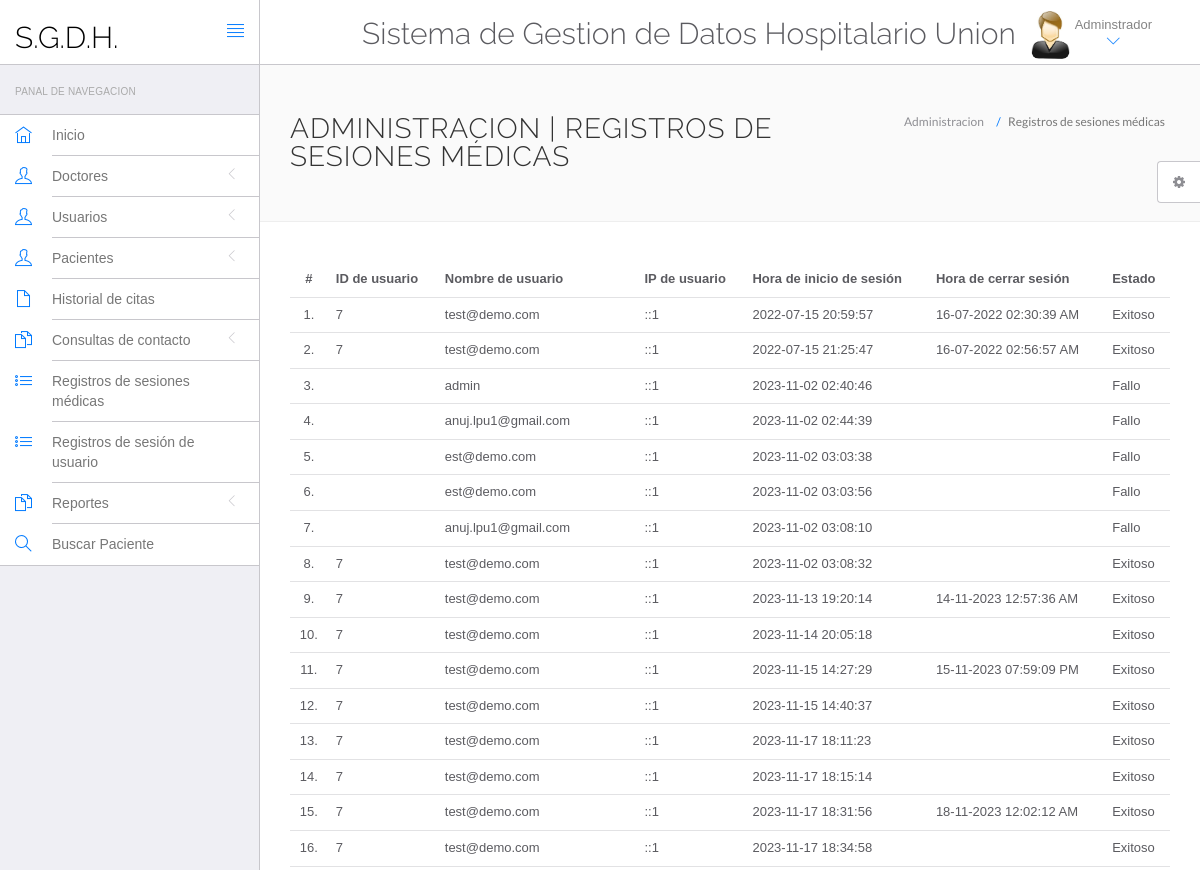
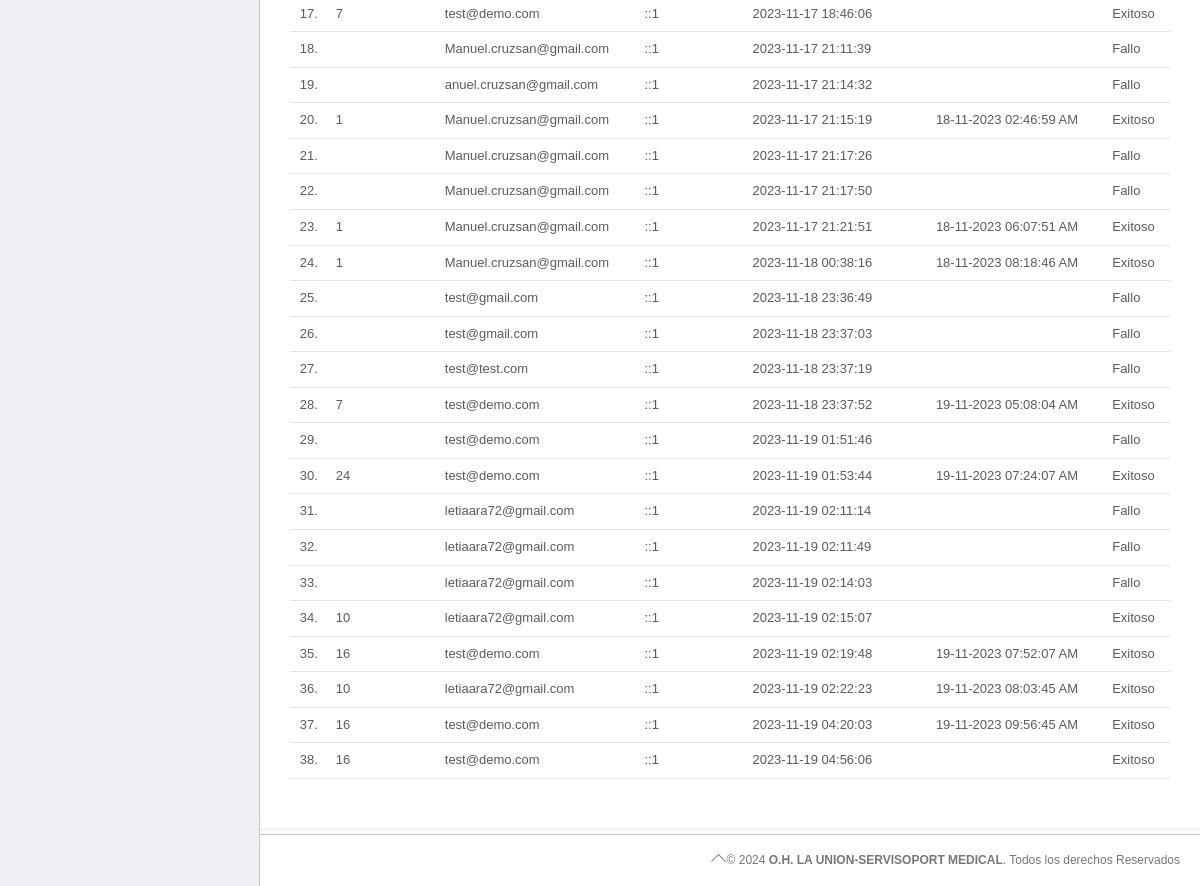
The page /hms/admin/doctor-logs.php (signed in) on the database its author committed (2 pictures, top to bottom).
### tables this page shows
CREATE TABLE `doctorslog` (
  `id` int(11) NOT NULL,
  `uid` int(11) DEFAULT NULL,
  `username` varchar(255) DEFAULT NULL,
  `userip` binary(16) DEFAULT NULL,
  `loginTime` timestamp NULL DEFAULT CURRENT_TIMESTAMP,
  `logout` varchar(255) DEFAULT NULL,
  `status` int(11) DEFAULT NULL
);

### hms/admin/doctor-logs.php (the view, shortened to what this page needs)
<?php
include('include/config.php');
?>
<!DOCTYPE html>
<html lang="en">
	<head>
		<link rel="stylesheet" href="vendor/bootstrap/css/bootstrap.min.css">
		<link rel="stylesheet" href="vendor/fontawesome/css/font-awesome.min.css">
		<link rel="stylesheet" href="vendor/themify-icons/themify-icons.min.css">
		<link href="vendor/animate.css/animate.min.css" rel="stylesheet" media="screen">
		<link href="vendor/perfect-scrollbar/perfect-scrollbar.min.css" rel="stylesheet" media="screen">
		<link href="vendor/switchery/switchery.min.css" rel="stylesheet" media="screen">
		<link href="vendor/bootstrap-touchspin/jquery.bootstrap-touchspin.min.css" rel="stylesheet" media="screen">
		<link href="vendor/select2/select2.min.css" rel="stylesheet" media="screen">
		<link href="vendor/bootstrap-datepicker/bootstrap-datepicker3.standalone.min.css" rel="stylesheet" media="screen">
		<link href="vendor/bootstrap-timepicker/bootstrap-timepicker.min.css" rel="stylesheet" media="screen">
		<link rel="stylesheet" href="assets/css/styles.css">
		<link rel="stylesheet" href="assets/css/plugins.css">
		<link rel="stylesheet" href="assets/css/themes/theme-1.css" id="skin_color" />
	</head>
	<body>
		<div id="app">
<?php include('include/sidebar.php');?>
			<div class="app-content">
					<?php include('include/header.php');?>
				<div class="main-content" >
					<div class="wrap-content container" id="container">
						<section id="page-title">
							<div class="row">
								<div class="col-sm-8">
									<h1 class="mainTitle">Administracion  | Registros de sesiones médicas</h1>
																	</div>
								<ol class="breadcrumb">
									<li>
										<span>Administracion </span>
									</li>
									<li class="active">
										<span>Registros de sesiones médicas</span>
									</li>
								</ol>
							</div>
						</section>
						<div class="container-fluid container-fullw bg-white">
									<div class="row">
								<div class="col-md-12">
									<table class="table table-hover" id="sample-table-1">
										<thead>
											<tr>
                                                <th class="center">#</th>
												<th class="hidden-xs">ID de usuario</th>
                                                <th>Nombre de usuario</th>
                                                <th>IP de usuario</th>
                                                <th>Hora de inicio de sesión</th>
                                                <th>Hora de cerrar sesión </th>
                                                <th> Estado </th>
											</tr>
										</thead>
										<tbody>
<?php
$sql=mysqli_query($con,"select * from doctorslog ");
$cnt=1;
while($row=mysqli_fetch_array($sql))
{
?>
											<tr>
												<td class="center"><?php echo $cnt;?>.</td>
												<td class="hidden-xs"><?php echo $row['uid'];?></td>
												<td class="hidden-xs"><?php echo $row['username'];?></td>
												<td><?php echo $row['userip'];?></td>
												<td><?php echo $row['loginTime'];?></td>
												<td><?php echo $row['logout'];?>
												</td>
												<td>
<?php if($row['status']==1)
{
	echo "Exitoso";
}
else
{
	echo "Fallo";
}?>
</td>
											</tr>
											<?php
$cnt=$cnt+1;
											 }?>
										</tbody>
									</table>
								</div>
							</div>
								</div>
					</div>
				</div>
			</div>
	<?php include('include/footer.php');?>
	<?php include('include/setting.php');?>
		</div>
	</body>
</html>

### hms/admin/include/sidebar.php (shortened to what this page needs)
<div class="sidebar app-aside" id="sidebar">
				<div class="sidebar-container perfect-scrollbar">
<nav>
						<div class="navbar-title">
							<span> Panal de Navegacion</span>
						</div>
						<ul class="main-navigation-menu">
							<li>
								<a href="dashboard.php">
									<div class="item-content">
										<div class="item-media">
											<i class="ti-home"></i>
										</div>
										<div class="item-inner">
											<span class="title"> Inicio </span>
										</div>
									</div>
								</a>
							</li>
							<li>
								<a href="javascript:void(0)">
									<div class="item-content">
										<div class="item-media">
											<i class="ti-user"></i>
										</div>
										<div class="item-inner">
											<span class="title"> Doctores </span><i class="icon-arrow"></i>
										</div>
									</div>
								</a>
								</li>
				<li>
								<a href="javascript:void(0)">
									<div class="item-content">
										<div class="item-media">
											<i class="ti-user"></i>
										</div>
										<div class="item-inner">
											<span class="title"> Usuarios </span><i class="icon-arrow"></i>
										</div>
									</div>
								</a>
								</li>
								<li>
								<a href="javascript:void(0)">
									<div class="item-content">
										<div class="item-media">
											<i class="ti-user"></i>
										</div>
										<div class="item-inner">
											<span class="title"> Pacientes </span><i class="icon-arrow"></i>
										</div>
									</div>
								</a>
								</li>
<li>
								<a href="appointment-history.php">
									<div class="item-content">
										<div class="item-media">
											<i class="ti-file"></i>
										</div>
										<div class="item-inner">
											<span class="title"> Historial de citas</span>
										</div>
									</div>
								</a>
							</li>
				<li>
								<a href="javascript:void(0)">
									<div class="item-content">
										<div class="item-media">
											<i class="ti-files"></i>
										</div>
										<div class="item-inner">
											<span class="title"> Consultas de contacto </span><i class="icon-arrow"></i>
										</div>
									</div>
								</a>
								</li>
	<li>
								<a href="doctor-logs.php">
									<div class="item-content">
										<div class="item-media">
											<i class="ti-list"></i>
										</div>
										<div class="item-inner">
											<span class="title"> Registros de sesiones médicas </span>
										</div>
									</div>
								</a>
							</li>
							<li>
								<a href="user-logs.php">
									<div class="item-content">
										<div class="item-media">
											<i class="ti-list"></i>
										</div>
										<div class="item-inner">
											<span class="title"> Registros de sesión de usuario</span>
										</div>
									</div>
								</a>
							</li>
				<li>
								<a href="javascript:void(0)">
									<div class="item-content">
										<div class="item-media">
											<i class="ti-files"></i>
										</div>
										<div class="item-inner">
											<span class="title"> Reportes </span><i class="icon-arrow"></i>
										</div>
									</div>
								</a>
								<li>
								<a href="patient-search.php">
									<div class="item-content">
										<div class="item-media">
											<i class="ti-search"></i>
										</div>
										<div class="item-inner">
											<span class="title"> Buscar Paciente </span>
										</div>
									</div>
								</a>
							</li>
								</li>
						</ul>
					</nav>
					</div>
			</div>

### hms/admin/include/header.php (shortened to what this page needs)
<header class="navbar navbar-default navbar-static-top">
					<div class="navbar-header">
						<a class="navbar-brand" href="#">
							<h2 style="padding-top:20%; color:#000 ">S.G.D.H.</h2>
						</a>
						<a href="#" class="sidebar-toggler pull-right visible-md visible-lg" data-toggle-class="app-sidebar-closed" data-toggle-target="#app">
							<i class="ti-align-justify"></i>
						</a>
					</div>
					<div class="navbar-collapse collapse">
						<ul class="nav navbar-right">
								<li  style="padding-top:2% ">
								<h2>Sistema de Gestion de Datos Hospitalario Union</h2>
							</li>
							<li class="dropdown current-user">
								<a href class="dropdown-toggle" data-toggle="dropdown">
									<img src="assets/images/images.jpg" > <span class="username">
			Adminstrador
									<i class="ti-angle-down"></i></i></span>
								</a>
							</li>
						</ul>
					</div>
				</header>

### hms/admin/include/footer.php
<footer>
				<div class="footer-inner">
					<div class="pull-right">
						&copy; <span class="current-year"></span><span class="text-bold text-uppercase"> O.H. LA UNION-SERVISOPORT MEDICAL</span>. <span>Todos los derechos Reservados</span>
					</div>
					<div class="pull-right">
						<span class="go-top"><i class="ti-angle-up"></i></span>
					</div>
				</div>
			</footer>

### hms/admin/include/setting.php (shortened to what this page needs)
<div class="settings panel panel-default hidden-xs hidden-sm" id="settings">
				<button ct-toggle="toggle" data-toggle-class="active" data-toggle-target="#settings" class="btn btn-default">
					<i class="fa fa-spin fa-gear"></i>
				</button>
			</div>

### hms/admin/assets/css/plugins.css (style rules this page uses)
.perfect-scrollbar { overflow-y: hidden !important; }

### hms/admin/assets/css/themes/theme-1.css (style rules this page uses)
body { background: #FAFAFA; }
header .navbar-header { background: #ffffff !important; border-right-color: #c8c7cc !important; border-bottom-color: #c8c7cc !important; }
header .navbar-header .sidebar-toggler, header .navbar-header .sidebar-mobile-toggler { color: #007aff !important; }
header .navbar-header .navbar-brand { color: #777 !important; }
header .navbar-collapse { background: #ffffff !important; border-bottom-color: #c8c7cc !important; box-shadow: none !important; }
header .navbar-collapse .navbar-right > li > a { color: #777; }
header .navbar-collapse .navbar-right > li > a i { color: #007aff !important; }
#sidebar { background: #EFEFF4 !important; }
#sidebar:before { border-right-width: "1px" !important; border-right-style: solid; border-right-color: #c8c7cc !important; }
#sidebar nav { border-right-width: "1px" !important; border-right-style: solid; border-right-color: #c8c7cc !important; }
#sidebar nav .navbar-title { color: #aaaaaa; }
#sidebar nav > ul { background: #ffffff !important; border-bottom-color: #c8c7cc !important; border-top-color: #c8c7cc !important; }
#sidebar nav > ul > li > a .item-media > i { color: #007aff !important; }
#sidebar nav > ul > li > a .item-inner { color: #777 !important; border-bottom-color: #c8c7cc; }
#app > footer { background: #ffffff !important; border-top-color: #c8c7cc !important; color: #777; }

### rows shown on the page
doctorslog: uid "7", username "test@demo.com", userip "::1", loginTime "2022-07-15 20:59:57", logout "16-07-2022 02:30:39 AM", status "Exitoso"
doctorslog: uid "7", username "test@demo.com", userip "::1", loginTime "2022-07-15 21:25:47", logout "16-07-2022 02:56:57 AM", status "Exitoso"
doctorslog: username "admin", userip "::1", loginTime "2023-11-02 02:40:46", status "Fallo"
doctorslog: username "anuj.lpu1@gmail.com", userip "::1", loginTime "2023-11-02 02:44:39", status "Fallo"
doctorslog: username "est@demo.com", userip "::1", loginTime "2023-11-02 03:03:38", status "Fallo"
doctorslog: username "est@demo.com", userip "::1", loginTime "2023-11-02 03:03:56", status "Fallo"
doctorslog: username "anuj.lpu1@gmail.com", userip "::1", loginTime "2023-11-02 03:08:10", status "Fallo"
doctorslog: uid "7", username "test@demo.com", userip "::1", loginTime "2023-11-02 03:08:32", status "Exitoso"
doctorslog: uid "7", username "test@demo.com", userip "::1", loginTime "2023-11-13 19:20:14", logout "14-11-2023 12:57:36 AM", status "Exitoso"
doctorslog: uid "7", username "test@demo.com", userip "::1", loginTime "2023-11-14 20:05:18", status "Exitoso"
doctorslog: uid "7", username "test@demo.com", userip "::1", loginTime "2023-11-15 14:27:29", logout "15-11-2023 07:59:09 PM", status "Exitoso"
doctorslog: uid "7", username "test@demo.com", userip "::1", loginTime "2023-11-15 14:40:37", status "Exitoso"
doctorslog: uid "7", username "test@demo.com", userip "::1", loginTime "2023-11-17 18:11:23", status "Exitoso"
doctorslog: uid "7", username "test@demo.com", userip "::1", loginTime "2023-11-17 18:15:14", status "Exitoso"
doctorslog: uid "7", username "test@demo.com", userip "::1", loginTime "2023-11-17 18:31:56", logout "18-11-2023 12:02:12 AM", status "Exitoso"
doctorslog: uid "7", username "test@demo.com", userip "::1", loginTime "2023-11-17 18:34:58", status "Exitoso"
doctorslog: uid "7", username "test@demo.com", userip "::1", loginTime "2023-11-17 18:46:06", status "Exitoso"
doctorslog: username "Manuel.cruzsan@gmail.com", userip "::1", loginTime "2023-11-17 21:11:39", status "Fallo"
doctorslog: username "anuel.cruzsan@gmail.com", userip "::1", loginTime "2023-11-17 21:14:32", status "Fallo"
doctorslog: uid "1", username "Manuel.cruzsan@gmail.com", userip "::1", loginTime "2023-11-17 21:15:19", logout "18-11-2023 02:46:59 AM", status "Exitoso"
doctorslog: username "Manuel.cruzsan@gmail.com", userip "::1", loginTime "2023-11-17 21:17:26", status "Fallo"
doctorslog: username "Manuel.cruzsan@gmail.com", userip "::1", loginTime "2023-11-17 21:17:50", status "Fallo"
doctorslog: uid "1", username "Manuel.cruzsan@gmail.com", userip "::1", loginTime "2023-11-17 21:21:51", logout "18-11-2023 06:07:51 AM", status "Exitoso"
doctorslog: uid "1", username "Manuel.cruzsan@gmail.com", userip "::1", loginTime "2023-11-18 00:38:16", logout "18-11-2023 08:18:46 AM", status "Exitoso"
doctorslog: username "test@gmail.com", userip "::1", loginTime "2023-11-18 23:36:49", status "Fallo"
doctorslog: username "test@gmail.com", userip "::1", loginTime "2023-11-18 23:37:03", status "Fallo"
doctorslog: username "test@test.com", userip "::1", loginTime "2023-11-18 23:37:19", status "Fallo"
doctorslog: uid "7", username "test@demo.com", userip "::1", loginTime "2023-11-18 23:37:52", logout "19-11-2023 05:08:04 AM", status "Exitoso"
doctorslog: username "test@demo.com", userip "::1", loginTime "2023-11-19 01:51:46", status "Fallo"
doctorslog: uid "24", username "test@demo.com", userip "::1", loginTime "2023-11-19 01:53:44", logout "19-11-2023 07:24:07 AM", status "Exitoso"
doctorslog: username "letiaara72@gmail.com", userip "::1", loginTime "2023-11-19 02:11:14", status "Fallo"
doctorslog: username "letiaara72@gmail.com", userip "::1", loginTime "2023-11-19 02:11:49", status "Fallo"
doctorslog: username "letiaara72@gmail.com", userip "::1", loginTime "2023-11-19 02:14:03", status "Fallo"
doctorslog: uid "10", username "letiaara72@gmail.com", userip "::1", loginTime "2023-11-19 02:15:07", status "Exitoso"
doctorslog: uid "16", username "test@demo.com", userip "::1", loginTime "2023-11-19 02:19:48", logout "19-11-2023 07:52:07 AM", status "Exitoso"
doctorslog: uid "10", username "letiaara72@gmail.com", userip "::1", loginTime "2023-11-19 02:22:23", logout "19-11-2023 08:03:45 AM", status "Exitoso"
doctorslog: uid "16", username "test@demo.com", userip "::1", loginTime "2023-11-19 04:20:03", logout "19-11-2023 09:56:45 AM", status "Exitoso"
doctorslog: uid "16", username "test@demo.com", userip "::1", loginTime "2023-11-19 04:56:06", status "Exitoso"
